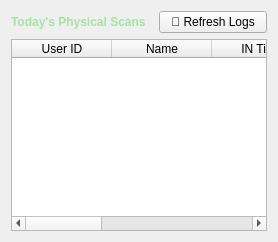
          <widget class="QWidget" name="tab_daily_logs">
           <attribute name="title"><string>🕒 Daily Logs</string></attribute>
           <layout class="QVBoxLayout" name="verticalLayout_logs">
            <item>
             <layout class="QHBoxLayout" name="horizontalLayout_att_top">
              <item><widget class="QLabel" name="lbl_att_title"><property name="font"><font><family>Segoe UI</family><bold>true</bold></font></property><property name="styleSheet"><string>color: #a6e3a1;</string></property><property name="text"><string>Today's Physical Scans</string></property></widget></item>
              <item><spacer name="horizontalSpacer_att"><property name="orientation"><enum>Qt::Orientation::Horizontal</enum></property></spacer></item>
              <item><widget class="QPushButton" name="btn_refresh_att"><property name="text"><string>🔄 Refresh Logs</string></property></widget></item>
             </layout>
            </item>
            <item>
             <widget class="QTableWidget" name="table_attendance">
              <property name="editTriggers"><set>QAbstractItemView::EditTrigger::NoEditTriggers</set></property>
              <property name="alternatingRowColors"><bool>true</bool></property>
              <property name="selectionMode"><enum>QAbstractItemView::SelectionMode::SingleSelection</enum></property>
              <property name="selectionBehavior"><enum>QAbstractItemView::SelectionBehavior::SelectRows</enum></property>
              <property name="showGrid"><bool>false</bool></property>
              <attribute name="horizontalHeaderStretchLastSection"><bool>true</bool></attribute>
              <column><property name="text"><string>User ID</string></property></column>
              <column><property name="text"><string>Name</string></property></column>
              <column><property name="text"><string>IN Time</string></property></column>
              <column><property name="text"><string>OUT Time</string></property></column>
              <column><property name="text"><string>Late / OT</string></property></column>
              <column><property name="text"><string>Status</string></property></column>
             </widget>
            </item>
           </layout>
          </widget>
